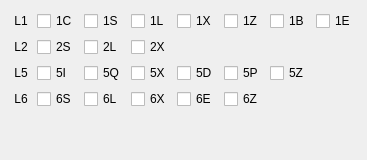
     <widget class="QWidget" name="tabQZSS">
      <attribute name="title">
       <string>QZSS</string>
      </attribute>
      <layout class="QGridLayout" name="gridLayout_3" columnstretch="0,1,1,1,1,1,1">
       <item row="0" column="1">
        <widget class="QCheckBox" name="J01">
         <property name="toolTip">
          <string>C/A</string>
         </property>
         <property name="text">
          <string>1C</string>
         </property>
         <property name="checked">
          <bool>false</bool>
         </property>
        </widget>
       </item>
       <item row="2" column="6">
        <widget class="QCheckBox" name="J59">
         <property name="toolTip">
          <string>L5S (I+Q)</string>
         </property>
         <property name="text">
          <string>5Z</string>
         </property>
         <property name="checked">
          <bool>false</bool>
         </property>
        </widget>
       </item>
       <item row="1" column="0">
        <widget class="QLabel" name="QZSS_L2">
         <property name="text">
          <string>L2</string>
         </property>
         <property name="alignment">
          <set>Qt::AlignmentFlag::AlignCenter</set>
         </property>
        </widget>
       </item>
       <item row="2" column="4">
        <widget class="QCheckBox" name="J57">
         <property name="toolTip">
          <string>L5S (I)</string>
         </property>
         <property name="text">
          <string>5D</string>
         </property>
         <property name="checked">
          <bool>false</bool>
         </property>
        </widget>
       </item>
       <item row="0" column="5">
        <widget class="QCheckBox" name="J13">
         <property name="toolTip">
          <string>L1S/L1-SAIF</string>
         </property>
         <property name="text">
          <string>1Z</string>
         </property>
         <property name="checked">
          <bool>false</bool>
         </property>
        </widget>
       </item>
       <item row="2" column="1">
        <widget class="QCheckBox" name="J24">
         <property name="toolTip">
          <string>I</string>
         </property>
         <property name="text">
          <string>5I</string>
         </property>
         <property name="checked">
          <bool>false</bool>
         </property>
        </widget>
       </item>
       <item row="0" column="4">
        <widget class="QCheckBox" name="J12">
         <property name="toolTip">
          <string>L1C (D+P)</string>
         </property>
         <property name="text">
          <string>1X</string>
         </property>
         <property name="checked">
          <bool>false</bool>
         </property>
        </widget>
       </item>
       <item row="0" column="0">
        <widget class="QLabel" name="QZSS_L1">
         <property name="text">
          <string>L1</string>
         </property>
         <property name="alignment">
          <set>Qt::AlignmentFlag::AlignCenter</set>
         </property>
        </widget>
       </item>
       <item row="0" column="2">
        <widget class="QCheckBox" name="J07">
         <property name="toolTip">
          <string>L1C (D)</string>
         </property>
         <property name="text">
          <string>1S</string>
         </property>
         <property name="checked">
          <bool>false</bool>
         </property>
        </widget>
       </item>
       <item row="4" column="0">
        <spacer name="verticalSpacer_4">
         <property name="orientation">
          <enum>Qt::Orientation::Vertical</enum>
         </property>
         <property name="sizeHint" stdset="0">
          <size>
           <width>20</width>
           <height>40</height>
          </size>
         </property>
        </spacer>
       </item>
       <item row="0" column="3">
        <widget class="QCheckBox" name="J08">
         <property name="toolTip">
          <string>L1C (P)</string>
         </property>
         <property name="text">
          <string>1L</string>
         </property>
         <property name="checked">
          <bool>false</bool>
         </property>
        </widget>
       </item>
       <item row="3" column="1">
        <widget class="QCheckBox" name="J35">
         <property name="toolTip">
          <string>L6D</string>
         </property>
         <property name="text">
          <string>6S</string>
         </property>
         <property name="checked">
          <bool>false</bool>
         </property>
        </widget>
       </item>
       <item row="3" column="3">
        <widget class="QCheckBox" name="J33">
         <property name="toolTip">
          <string>L6 (D+P)</string>
         </property>
         <property name="text">
          <string>6X</string>
         </property>
         <property name="checked">
          <bool>false</bool>
         </property>
        </widget>
       </item>
       <item row="2" column="0">
        <widget class="QLabel" name="QZSS_L5">
         <property name="text">
          <string>L5</string>
         </property>
         <property name="alignment">
          <set>Qt::AlignmentFlag::AlignCenter</set>
         </property>
        </widget>
       </item>
       <item row="1" column="1">
        <widget class="QCheckBox" name="J16">
         <property name="toolTip">
          <string>L2C (M)</string>
         </property>
         <property name="text">
          <string>2S</string>
         </property>
         <property name="checked">
          <bool>false</bool>
         </property>
        </widget>
       </item>
       <item row="3" column="5">
        <widget class="QCheckBox" name="J34">
         <property name="toolTip">
          <string>L6 (D+E)</string>
         </property>
         <property name="text">
          <string>6Z</string>
         </property>
         <property name="checked">
          <bool>false</bool>
         </property>
        </widget>
       </item>
       <item row="2" column="5">
        <widget class="QCheckBox" name="J58">
         <property name="toolTip">
          <string>L5S (Q)</string>
         </property>
         <property name="text">
          <string>5P</string>
         </property>
         <property name="checked">
          <bool>false</bool>
         </property>
        </widget>
       </item>
       <item row="3" column="4">
        <widget class="QCheckBox" name="J60">
         <property name="toolTip">
          <string>L6E</string>
         </property>
         <property name="text">
          <string>6E</string>
         </property>
         <property name="checked">
          <bool>false</bool>
         </property>
        </widget>
       </item>
       <item row="3" column="0">
        <widget class="QLabel" name="QZSS_L6">
         <property name="text">
          <string>L6</string>
         </property>
         <property name="alignment">
          <set>Qt::AlignmentFlag::AlignCenter</set>
         </property>
        </widget>
       </item>
       <item row="2" column="2">
        <widget class="QCheckBox" name="J25">
         <property name="toolTip">
          <string>Q</string>
         </property>
         <property name="text">
          <string>5Q</string>
         </property>
         <property name="checked">
          <bool>false</bool>
         </property>
        </widget>
       </item>
       <item row="1" column="2">
        <widget class="QCheckBox" name="J17">
         <property name="toolTip">
          <string>L2C (L)</string>
         </property>
         <property name="text">
          <string>2L</string>
         </property>
         <property name="checked">
          <bool>false</bool>
         </property>
        </widget>
       </item>
       <item row="1" column="3">
        <widget class="QCheckBox" name="J18">
         <property name="toolTip">
          <string>L2C (M+L)</string>
         </property>
         <property name="text">
          <string>2X</string>
         </property>
         <property name="checked">
          <bool>false</bool>
         </property>
        </widget>
       </item>
       <item row="0" column="6">
        <widget class="QCheckBox" name="J11">
         <property name="text">
          <string>1B</string>
         </property>
        </widget>
       </item>
       <item row="0" column="7">
        <widget class="QCheckBox" name="J09">
         <property name="text">
          <string>1E</string>
         </property>
        </widget>
       </item>
       <item row="3" column="2">
        <widget class="QCheckBox" name="J36">
         <property name="toolTip">
          <string>L6P</string>
         </property>
         <property name="text">
          <string>6L</string>
         </property>
         <property name="checked">
          <bool>false</bool>
         </property>
        </widget>
       </item>
       <item row="2" column="3">
        <widget class="QCheckBox" name="J26">
         <property name="toolTip">
          <string>I+Q</string>
         </property>
         <property name="text">
          <string>5X</string>
         </property>
         <property name="checked">
          <bool>false</bool>
         </property>
        </widget>
       </item>
      </layout>
     </widget>
